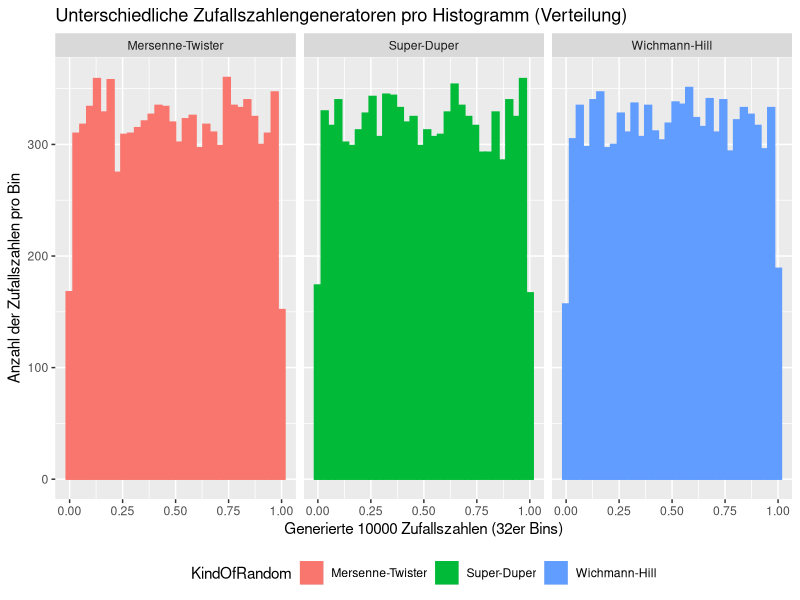
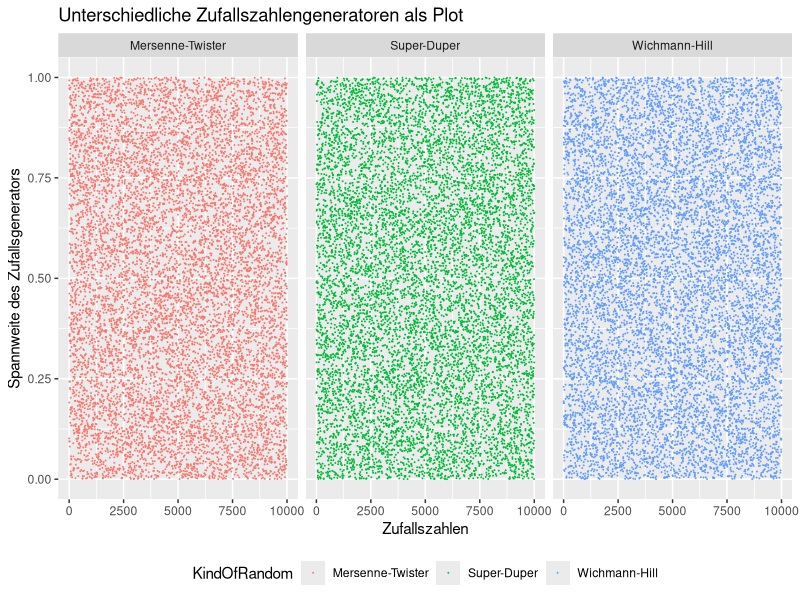
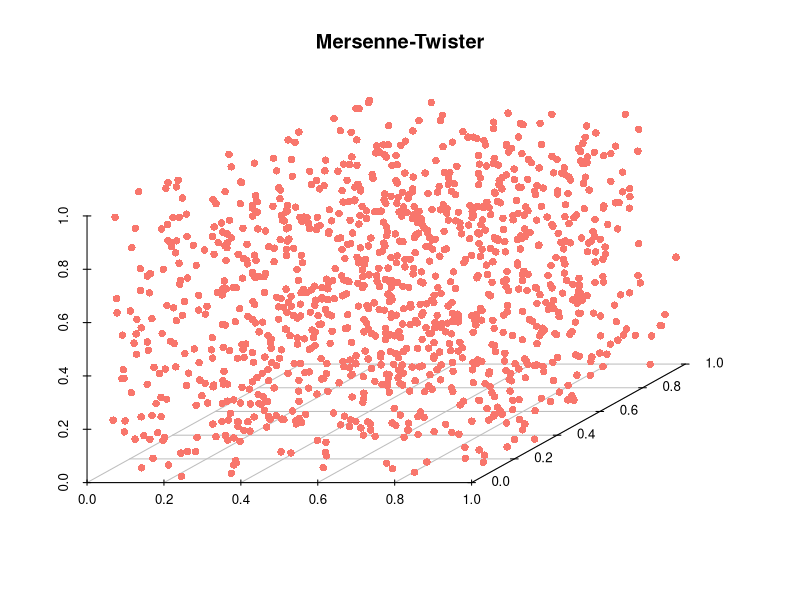

Generate these figures, in order, with R:
## ---- chunk 1
library(ggplot2)
numberOfRandomNumbers <- 10000

RNGkind("Mersenne-Twister") # matches  "Mersenne-Twister"
datamt = data.frame(data = runif(numberOfRandomNumbers), KindOfRandom = "Mersenne-Twister", pos = 1:numberOfRandomNumbers)

RNGkind("Super") # matches  "Super-Duper"
datasd = data.frame(data = runif(numberOfRandomNumbers), KindOfRandom = "Super-Duper", pos = 1:numberOfRandomNumbers)

RNGkind("Wichmann-Hill") # matches  "Wichmann-Hill"
datawh = data.frame(data = runif(numberOfRandomNumbers), KindOfRandom = "Wichmann-Hill", pos = 1:numberOfRandomNumbers)

data <- rbind(datamt, datasd, datawh)

ggplot(data, aes(x = data, color = KindOfRandom, fill = KindOfRandom)) + 
  geom_histogram(bins = 32) + 
  facet_grid(~ KindOfRandom) +
  theme(legend.direction = "horizontal", 
        legend.position = "bottom",
        legend.box = "horizontal") +
  labs(title = "Unterschiedliche Zufallszahlengeneratoren pro Histogramm (Verteilung)",
  x = "Generierte 10000 Zufallszahlen (32er Bins)",
  y = "Anzahl der Zufallszahlen pro Bin")
## ---- chunk 2
ggplot(data, aes(y = data, x = pos, color = KindOfRandom)) + 
  geom_point(size = 0.01) +
  facet_grid(~ KindOfRandom) +
  theme(legend.direction = "horizontal", 
        legend.position = "bottom",
        legend.box = "horizontal") +
  labs(title = "Unterschiedliche Zufallszahlengeneratoren als Plot",
  x = "Zufallszahlen",
  y = "Spannweite des Zufallsgenerators")
## ---- chunk 3

datamt <- data.frame(dataX = datamt[seq(1, 3333, 3),]$data, 
                       dataY = datamt[seq(2, 3333, 3),]$data, 
                       dataZ = datamt[seq(3, 3333, 3),]$data)


library(scatterplot3d)

with(datamt, {
   s3d <- scatterplot3d(dataX, dataY, dataZ, # x,y, z axis
                 main="Mersenne-Twister",
                 box=FALSE,
                 color="#F8766C",
                 pch = 16,
                 xlab="",
                 ylab="",
                 zlab="")
   
   s3d.coords <- s3d$xyz.convert(dataX, dataY, dataZ)
})
## ---- chunk 4
# Ruft die Help-Page von RNG auf
#?RNG
## ---- chunk 5
# RNGkind setzt den Pseudozufallsgenerator
# Setzt den Zufallsgenerator auf L'Ecuyer-CMRG
RNGkind("L'Ecuyer-CMRG")

# Gibt den aktuellen Zufallsgenerator aus
RNGkind()

# Setzt den Zufallsgenerator auf Mersenne-Twister (default)
RNGkind("Mersenne-Twister")
## ---- chunk 6
# Setzt den Seed auf 123456789 für genau den nächsten Aufruf
set.seed(123456789)

# Generiert immer die selben 10 Zufallszahlen wegen den seed.
runif(10)

# Generiert 10 Zufallszahlen ohne Seed
runif(10)
## ---- chunk 7

# Berechnet die neue Zufallszahl
PP.Coincidence.CalculateNumber <- function (randomNumber) {
  first <- as.numeric(substr(randomNumber, 0, 5))
  second <- as.numeric(substr(randomNumber, 6, 10))
  
  # Ist der zweite Teil 0 oder nicht definiert =>
  # Mache ein XOR mit den hinteren Stellen von der aktuellen Zeit
  if(is.na(second) || second == 0) {
    second <- bitwXor(first, as.numeric(substr(as.numeric(Sys.time()), 6, 10)))
  }
  # Die eigentliche Berechnung
  return (first * second)
}

# Initialaufruf mit einer Anzahl von Zufallszahlen
PP.Coincidence <- function(numberOfRandomNumbers){
  rngNumber <- as.numeric(Sys.time())
  randomNumberList <- c()
  
  for(i in 1:numberOfRandomNumbers){
    rngNumber <- PP.Coincidence.CalculateNumber(rngNumber)
    randomNumberList <- c(randomNumberList, rngNumber/10000000000)
  }
  randomNumberList
}
PP.Coincidence(5)
